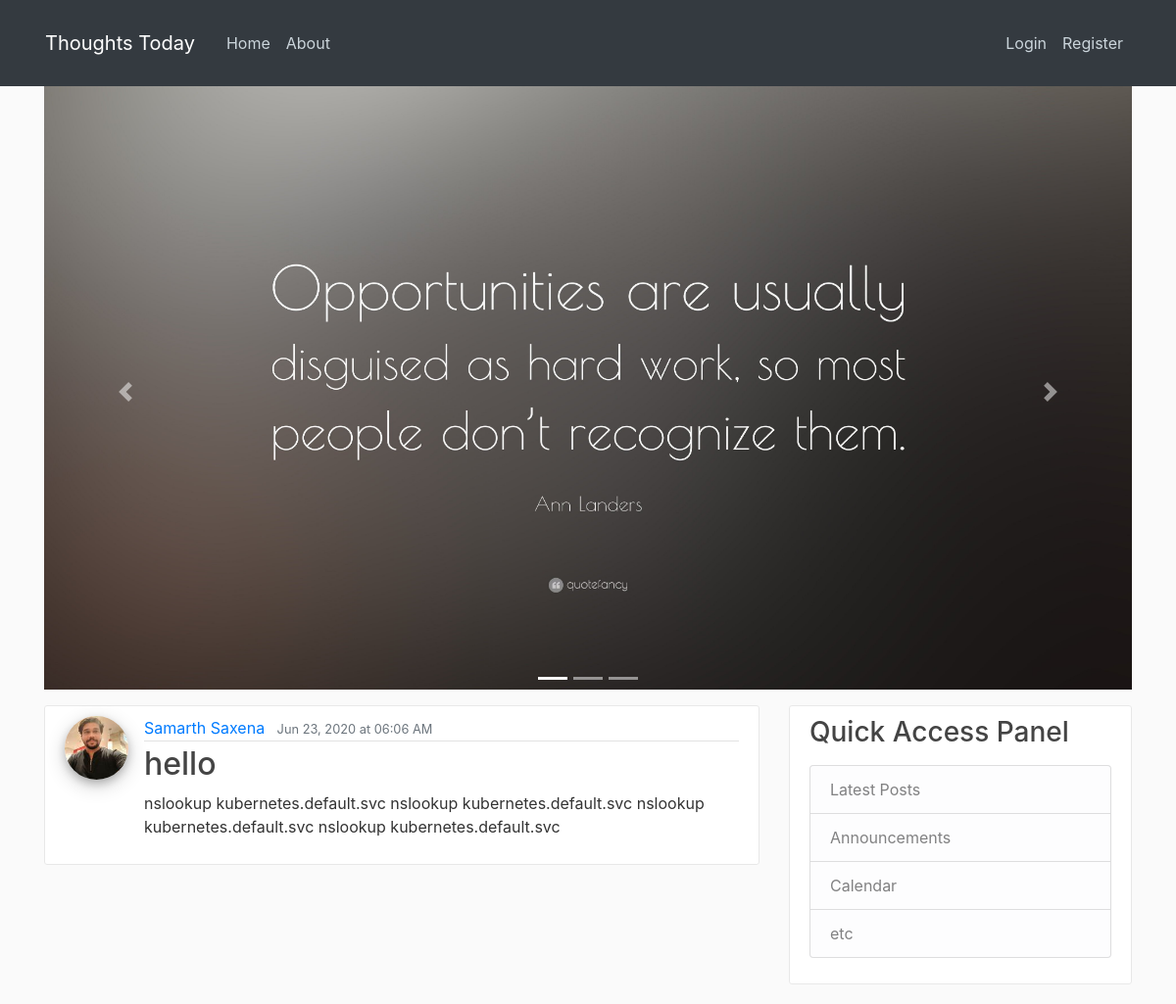
/post/15, run on the app's committed database.
### flaskblog/models.py (models this page shows, shortened)
class User(db.Model, UserMixin):
    id = db.Column(db.Integer, primary_key=True)
    username = db.Column(db.String(20), unique=True, nullable=False)
    email = db.Column(db.String(120), unique=True, nullable=False)
    image_file = db.Column(db.String(120), nullable=False, default='default.jpg')
    password = db.Column(db.String(60), nullable=False)
    posts = db.relationship('Post', backref='author',
                            lazy=True)  # backref is just to add the extra attribute to Post model, on the fly.

class Post(db.Model):
    id = db.Column(db.Integer, primary_key=True)
    title = db.Column(db.String(120), nullable=False)
    date_posted = db.Column(db.DateTime, nullable=False,
                            default=datetime.utcnow)  # Just passing the function as an argument rather executed result of that.
    content = db.Column(db.Text, nullable=False)
    user_id = db.Column(db.Integer, db.ForeignKey('user.id'), nullable=False)

### flaskblog/posts/routes.py (the view)
@posts.route("/post/<int:post_id>")
def post(post_id):
    post = Post.query.get_or_404(post_id)
    return render_template('post.html', title=post.title, post=post)

### flaskblog/templates/post.html (shortened to what this page needs)
{% extends "layout.html"%}
{%block content%}
<article class="media content-section">
    <img class="rounded-circle article-img"
         src="{{ url_for('static', filename='profile_pics/'+post.author.image_file) }}">
    <div class="media-body">
        <div class="article-metadata">
            <a class="mr-2" href="{{ url_for('users.username_post', username=post.author.username) }}">{{ post.author.username
                }}</a>
            <small class="text-muted">{{ post.date_posted.strftime('%b %d, %Y at %I:%M %p') }}</small>
        </div>
        <h2 class="article-title">{{ post.title }}</h2>
        <p class="article-content">{{ post.content }}</p>
    </div>
</article>
{% endblock content%}

### flaskblog/static/main.css (style rules this page uses)
body { background: #fafafa; color: #333333; margin-top: 5em; }
h1, h2, h3, h4, h5, h6 { color: #444444; }
img { max-width: 100%; height: auto; width: auto\9; margin-bottom: 1em; }
.content-section { background: #ffffff; padding: 10px 20px; border: 1px solid #e8e8e8; border-radius: 3px; margin-bottom: 20px; }
.article-title { color: #444444; }
.article-content { white-space: pre-line; }
.article-img { height: 65px; width: 65px; margin-right: 16px; box-shadow: 0 4px 8px 0 rgba(0, 0, 0, 0.2), 0 6px 20px 0 rgba(0, 0, 0, 0.19); }
.article-metadata { padding-bottom: 1px; margin-bottom: 4px; border-bottom: 1px solid #e3e3e3 }

### data on the page
User: image_file (picture), author.username "Samarth Saxena"
Post: date_posted "Jun 23, 2020 at 06:06 AM", title "hello", content "nslookup kubernetes.default.svc nslookup kubernetes.default.svc nslookup kubernetes.default.svc nslookup kubernetes.default.svc"
